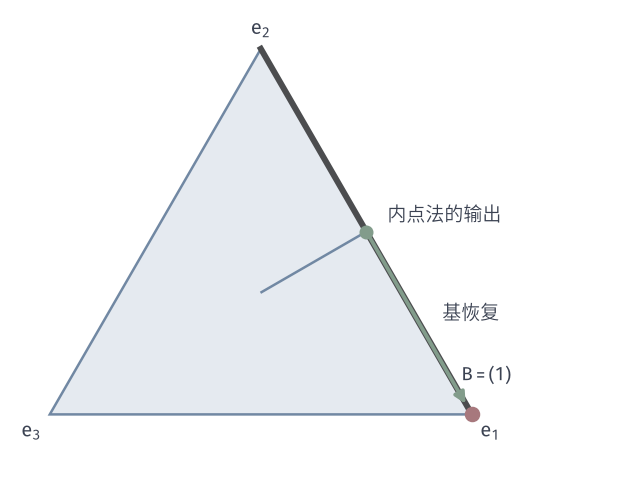

Write Python code to recreate this figure.
from pathlib import Path
import sys
ROOT = next(p for p in Path(__file__).resolve().parents if (p/"build.sh").is_file() and (p/"tex/book.tex").is_file())
sys.path.insert(0, str(ROOT/"figures/05-optimization/01-linear-programming/matplotlib/lpipm-common"))
from ipm_plot import *
OUT = Path(__file__).resolve().parent

# Purification on an optimal edge: from a near-central interior point to a vertex.
fig, ax = figure(width_mm=90, height_mm=68)
draw_tri(ax)
ax.plot([1, 0], [0, np.sqrt(3.)], color='#4C4D4F', lw=2.4, zorder=2)
c = np.array([0., 0., 1.]); ys = -np.logspace(2, -3, 400); Q, _ = central_run(c, ys)
ax.plot(*tri(Q).T, color=BLUE, lw=1.0, zorder=2)
hat = np.array([.4995, .4995, .001]); p0 = tri(hat); mid = tri(np.array([.5, .5, 0.]))
ax.plot(*p0, 'o', color=GREEN, ms=4.6, zorder=6)
ax.annotate('', xy=V3['e1'] + np.array([-.03, .05]), xytext=mid, arrowprops=dict(arrowstyle='-|>', color=GREEN, lw=1.5, shrinkA=0, shrinkB=0, mutation_scale=9), zorder=7)
ax.plot(*V3['e1'], 'o', color=RED, ms=5.2, zorder=8, clip_on=False)
ax.text(mid[0] + .1, mid[1] + .05, '内点法的输出', fontsize=7.5, ha='left')
ax.text(.86, .45, '基恢复', fontsize=7.5, ha='left')
ax.text(.95, .16, '$B=(1)$', fontsize=7.5, ha='left')
ax.set_xlim(-1.2, 1.75)
save(fig, OUT, 'figure', {'hat_x': hat.tolist()})
